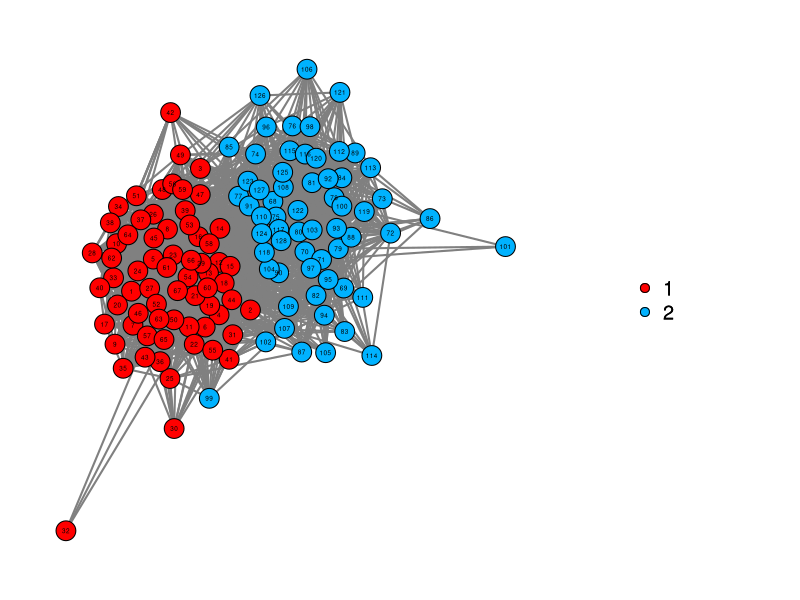
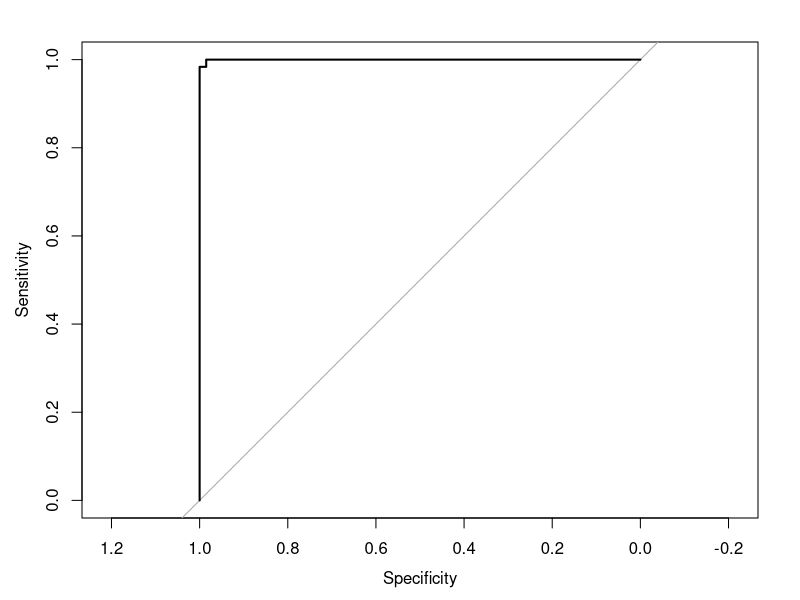

Here is the R script that generated these plots, in order:
## ---- chunk 1
knitr::opts_chunk$set(echo = TRUE, 
                      comment = NA, 
                      warning = FALSE, 
                      message = FALSE, 
                      fig.pos = 'H', 
                      fig.align = 'center', 
                      fig.height = 5, 
                      fig.width = 5)
options(xtable.comment = FALSE, 
        xtable.table.placement = 'H')
## ---- chunk 2
library(mclust)
library(magrittr)
library(ggplot2)
## ---- chunk 3
#' @title Update community probability P(z_i = k)
#' @param i, k (numeric) i is the example, k is the community label
#' @param A (numeric) Adjacency matrix
#' @param community.probs (numeric) Current estimated posterior community probs
#' @param prior.pi (numeric) Prior probability for ith example and kth community
#' @param a.params, b.params (numeric) Matrix of current estimated a and b 
#'   parameters
#' @param constant (numeric) Since this tends to output very negative numbers, 
#'  and exp(x) where x is very negative is close to 0, we add some number to x,
#'  and since this is only up to proportion, it will cancel out when normalized
update.comm.probs <- function(i, k, 
                              A, 
                              community.probs, 
                              prior.pi, 
                              a.params, 
                              b.params,
                              constant = 2 ** 5) {
  # start at the prior
  pi.new <- prior.pi
  
  # then for each j != i and l = 1, 2, ..., K
  for (j in seq(n)[-i]) {
    for (l in seq(2)) {
      # update according to eq (1)
      pi.new <- pi.new + 
        community.probs[j, l] * 
        (A[i, j] * (ex.log.beta(a.params[i, l], b.params[i, l]) + 
                      ex.log.beta(a.params[j, k], b.params[j, k])) + 
           (1 - A[i, j]) * ex.log.1.minus.beta.2(a.params[i, l], 
                                                 b.params[i, l],
                                                 a.params[j, k], 
                                                 b.params[j, k]))
    }
  }
  
  # add a constant for numerical stability
  return(exp(pi.new + constant))
}
## ---- chunk 4
ex.beta <- function(a, b) {
  a / (a + b)
}

ex.log.beta <- function(a, b) {
  digamma(a) - digamma(a + b)
}
## ---- chunk 5
ex.log.1.minus.beta <- function(a, b, order = 5) {
  # E[log(1 - x)] using taylor approximation
  moments <- rep(NA, order)
  for (k in seq(order)) {
    if (k > 1) {
      moments[k] <- ex.beta(a + k, b) * moments[k - 1]
    } else {
      moments[k] <- ex.beta(a, b)
    }
  }
  return(-sum(moments / seq_along(moments)))
}

ex.log.1.minus.beta.2 <- function(a1, b1, a2, b2, order = 5) {
  # E[log(1 - xy)] where x, y are are independent beta distributed
  moments <- rep(NA, order)
  for (k in seq(order)) {
    if (k > 1) {
      moments[k] <- ex.beta(a1 + k, b1) * ex.beta(a2 + k, b2) * moments[k - 1]
    } else {
      moments[k] <- ex.beta(a1, b1) * ex.beta(a2, b2)
    }
  }
  return(-sum(moments / seq_along(moments)))
}
## ---- chunk 6
update.a <- function(i, k, prior.a, A, community.probs) {
  prior.a + sum(A[i, -i] * community.probs[-i, k])
}

update.b <- function(i, k, prior.b, A, community.probs, a.params, b.params) {
  n <- nrow(A)
  b.new <- prior.b
  for (j in seq(n)[-i]) {
    for (l in seq(2)) {
      b.new <- b.new + 
        (1 - A[i, j]) * 
        community.probs[i, l] * 
        community.probs[j, k] * 
        ex.beta(a.params[j, l], b.params[j, l])
    }
  }
  return(b.new)
}
## ---- chunk 7
#' @title CAVI for the PABM with 2 communities.
#' @param A (numeric) The adjacency matrix
#' @param prior.a (numeric) The matrix of prior a params
#' @param prior.b (numeric) The matrix of prior b params
#' @param prior.pi (numeric) The matrix of prior pi params
#' @param eps (numeric) The stopping criterion for change in community probs
#' @param maxit (numeric) The maximum number of iterations
#' @return (list) A list containing the estimated posterior community 
#'   probabilities, a parameters, and b parameters
cavi.pabm.2 <- function(A, 
                        prior.a = matrix(1, nrow = nrow(A), ncol = 2),
                        prior.b = matrix(1, nrow = nrow(A), ncol = 2), 
                        prior.pi = matrix(.5, nrow = nrow(A), ncol = 2),
                        eps = 1e-3,
                        maxit = 100) {
  
  # initialize
  community.probs <- matrix(.5, nrow = n, ncol = 2)
  a.params <- matrix(1, nrow = n, ncol = 2)
  b.params <- matrix(1, nrow = n, ncol = 2)
  
  # set change in community probabilities to something large
  change.in.community.probs <- 1 / eps
  
  # keep track of iterations
  iter <- 0
  
  # define this to store unnormalized community probabilities
  unnorm.community.probs <- community.probs
  
  # run loop until convergence in the community probabilities
  while (change.in.community.probs > eps) {
    prior.community.probs <- community.probs
    for (i in seq(n)) {
      for (k in seq(2)) {
        a.params[i, k] <- update.a(i, k, prior.a[i, k], A, community.probs)
        b.params[i, k] <- update.b(i, k, prior.b[i, k], A, community.probs, 
                                   a.params, b.params)
        unnorm.community.probs[i, k] <- update.comm.probs(i, k, A, 
                                                          community.probs, 
                                                          prior.pi[i, k], 
                                                          a.params, b.params)
      }
    }
    
    # normalize the community probabilities
    community.probs <- sweep(unnorm.community.probs, 1, 
                             rowSums(unnorm.community.probs), `/`)
    
    # compute change in community probabilities
    change.in.community.probs <- 
      sum(abs(community.probs - prior.community.probs))
    
    # update iter count
    iter <- iter + 1
    if (iter >= maxit) {
      warning('failed to converge')
      break
    }
  }
  
  return(list(community.probs = community.probs, 
              a.params = a.params, 
              b.params = b.params,
              iter = iter))
}
## ---- chunk 8
generate.P.beta <- function(n, K = 2, a1 = 2, b1 = 1, a2 = 1, b2 = 2,
                            unbalanced = FALSE) {
  if (unbalanced) {
    clustering <- rmultinom(n, 1, seq(K) ** -1) %>% 
      apply(2, function(x) which(x == 1))
  } else {
    clustering <- sample(seq(K), n, replace = TRUE)
  }
  clustering <- sort(clustering)
  n.vector <- sapply(seq(K), function(k) sum(clustering == k))
  
  P <- matrix(NA, n, n)
  for (k in seq(K)) {
    n.k <- n.vector[k]
    low.ind.k <- ifelse(k == 1, 1, sum(n.vector[seq(k - 1)]) + 1)
    high.ind.k <- sum(n.vector[seq(k)])
    for (l in seq(k)) {
      n.l <- n.vector[l]
      if (k == l) {
        lambda <- rbeta(n.k, a1, b1)
        P.kk <- lambda %*% t(lambda)
        P[low.ind.k:high.ind.k, low.ind.k:high.ind.k] <- P.kk
      } else {
        low.ind.l <- ifelse(l == 1, 1, sum(n.vector[seq(l - 1)]) + 1)
        high.ind.l <- sum(n.vector[seq(l)])
        lambda.kl <- rbeta(n.k, a2, b2)
        lambda.lk <- rbeta(n.l, a2, b2)
        P.kl <- lambda.kl %*% t(lambda.lk)
        P.lk <- lambda.lk %*% t(lambda.kl)
        P[low.ind.k:high.ind.k, low.ind.l:high.ind.l] <- P.kl
        P[low.ind.l:high.ind.l, low.ind.k:high.ind.k] <- P.lk
      }
    }
  }
  return(list(P = P, clustering = clustering))
}
## ---- chunk 9
draw.graph <- function(P) {
  # determine number of nodes
  n <- nrow(P)
  # initialize adjacency matrix with 0s
  A <- matrix(0, nrow = n, ncol = n)
  # draw from bernoulli distribution for lower triangle of P
  A[lower.tri(A)] <- rbinom(n * (n - 1) / 2, 1, P[lower.tri(P)])
  # symmetrize
  A <- A + t(A)
  return(A)
}
## ---- chunk 10
cluster.pabm <- function(A, K, 
                         normalize = TRUE, 
                         use.all = TRUE,
                         p = NULL, q = NULL, d.eigenmap = K + 1, 
                         laplacian = 'normalized') {
  n <- nrow(A)
  if (is.null(p)) {
    p <- K * (K + 1) / 2
  }
  if (is.null(q)) {
    q <- K * (K - 1) / 2
  }
  if (p * q > 0) {
    indices <- c(seq(p), seq(n, n - q + 1))
  } else if (p == 0) {
    indices <- seq(n, n - q + q)
  } else if (q == 0) {
    indices <- seq(p)
  }
  V <- eigen(A, symmetric = TRUE)$vectors[, indices]
  if (normalize) {
    v.norm <- sqrt(rowSums(V ** 2))
    V <- sweep(V, 1, v.norm, `/`)
  }
  B <- n * abs(V %*% t(V))
  if (laplacian == 'graph') {
    L <- graph.laplacian(B)
  } else if (laplacian == 'normalized') {
    L <- normalized.laplacian(B)
  }
  if (use.all) {
    eigenmap <- 
      eigen(L, symmetric = TRUE)$vectors[, seq(n, n - d.eigenmap + 1)]
  } else {
    eigenmap <- 
      eigen(L, symmetric = TRUE)$vectors[, seq(n - 1, n - d.eigenmap + 1)]
  }
  clustering <- mclust::Mclust(eigenmap, K)$classification
  
  return(clustering)
}

ssc <- function(A, 
                K = 2,
                lambda = .01,
                parallel = FALSE,
                normalize = TRUE,
                scale = FALSE) {
  p <- K * (K + 1) / 2
  q <- K * (K - 1) / 2
  
  Y <- t(embedding(A, p, q, scale))
  
  if (normalize) {
    Y <- sweep(Y, 2, apply(Y, 2, function(y) sqrt(sum(y ** 2))), `/`)
    Y[is.nan(Y)] <- 0
  }
  
  N <- ncol(Y)
  B <- plyr::aaply(seq(N), 1, function(i) {
    y <- Y[, i]
    X <- Y[, -i]
    betahat <- glmnet::glmnet(X, y, lambda = lambda, intercept = FALSE) %>% 
      coef() %>% 
      as.numeric()
    if (i != N) {
      betahat <- c(betahat[seq(i)], 0, betahat[seq(i + 1, N)])
    } else {
      betahat <- c(betahat, 0)
    }
    betahat <- betahat[-1]
    return(betahat)
  }, .parallel = parallel) %>% 
    abs()
  B <- sweep(B, 2, apply(B, 2, max), `/`)
  B[is.nan(B)] <- 0
  W <- B + t(B)
  L <- normalized.laplacian(W)
  L.eigen <- eigen(L, symmetric = TRUE)
  X <- L.eigen$vectors[, seq(N, N - K)]
  clustering <- mclust::Mclust(X, K, verbose = FALSE)$classification
  return(clustering)
}

embedding <- function(A, p = NULL, q = NULL,
                      scale = TRUE,
                      eps = 1e-6) {
  n <- nrow(A)
  eigen.A <- eigen(A, symmetric = TRUE)
  if (is.null(p) | is.null(q)) {
    keep <- (abs(eigen.A$values) > eps)
  } else {
    keep <- c(seq(p), seq(n, n - q + 1))
  }
  
  U <- eigen.A$vectors[, keep]
  if (scale) {
    S <- diag(sqrt(abs(eigen.A$values[keep])))
    return(U %*% S)
  } else {
    return(U * sqrt(n))
  }
}

normalized.laplacian <- function(W) {
  n <- nrow(W)
  d.neg.sqrt <- colSums(W) ** -.5
  d.neg.sqrt[is.infinite(d.neg.sqrt)] <- 0
  D.neg.sqrt <- diag(d.neg.sqrt)
  I <- diag(n)
  return(I - D.neg.sqrt %*% W %*% D.neg.sqrt)
}
## ---- chunk 11
set.seed(659)

n <- 128

Pz <- generate.P.beta(n, 2, 2, 1, 1, 2)
P <- Pz$P
z <- Pz$clustering

A <- draw.graph(P)
## ---- chunk 12
qgraph::qgraph(A, groups = factor(z))
## ---- chunk 13
# OSC and SSC results
osc.clust <- cluster.pabm(A, 2)
ssc.clust <- ssc(A, 2, lambda = .03)

# CAVI outputs
cavi.out <- cavi.pabm.2(A)
# find a hard clustering from the cluster probabilities
cavi.clust <- round(cavi.out$community.probs[, 1]) + 1
## ---- chunk 14
# define cluster accuracy metric for K = 2
clust.acc <- function(z, zhat) {
  acc <- mean(z == zhat)
  if (acc > .5) {
    return(acc)
  } else {
    return(1 - acc)
  }
}

dplyr::tibble(Method = c('OSC', 'SSC', 'CAVI'),
              Accuracy = c(clust.acc(z, osc.clust),
                           clust.acc(z, ssc.clust),
                           clust.acc(z, cavi.clust))) %>% 
  knitr::kable(caption = 'Community detection accuracy rates.',
               digits = 3)
## ---- chunk 15
roc <- pROC::roc(z, cavi.out$community.probs[, 1])
plot(roc)
print(roc)
